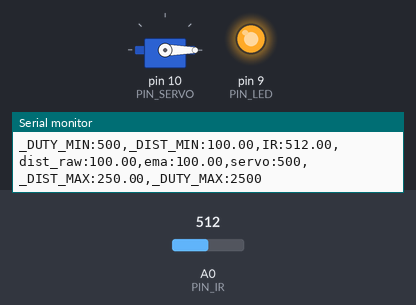
This sketch was run on a simulated Arduino Uno, built with avr-gcc and run on an emulated ATmega328P. On the bench: servo, output pins drawn as LEDs (lit = HIGH), the last lines printed to the serial monitor. Inputs (shaded band) come from the test bench; at power-on: A0 (PIN_IR) = 512.

Above: at 1.2 s.
1.3 s: A0 (PIN_IR) set to 366
2.8 s: A0 (PIN_IR) set to 338
At 3.9 s:
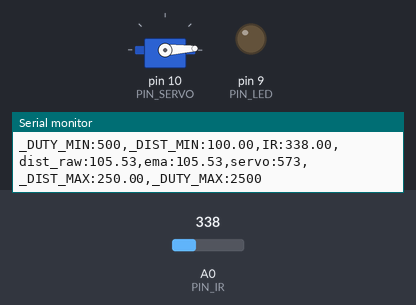
4.4 s: A0 (PIN_IR) set to 306
At 5.3 s:
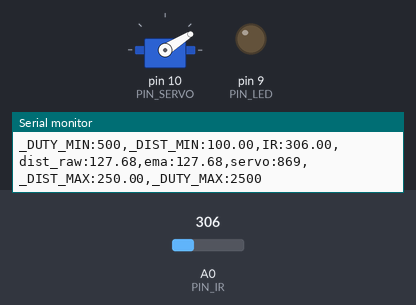
6.4 s: A0 (PIN_IR) set to 240
At 7.9 s:
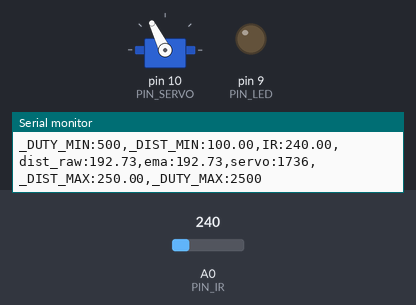
8.2 s: A0 (PIN_IR) set to 260
At 9.7 s:
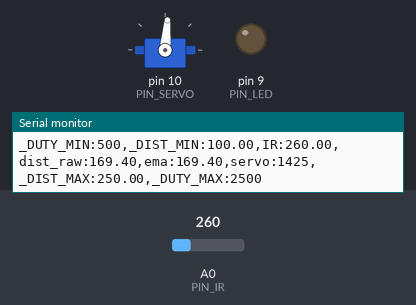
10.0 s: A0 (PIN_IR) set to 122
At 11.5 s:
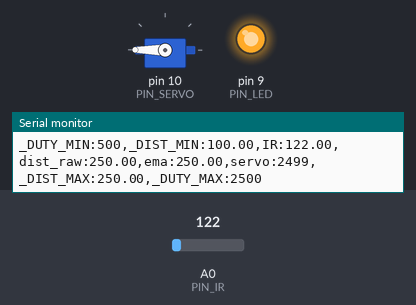
Timing chart, 0 to 12.6 s (numbered marks = the images above; inputs shaded):
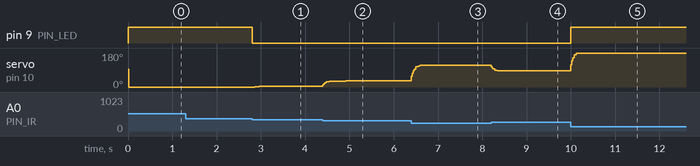

The sketch:

17_example_3.ino
```cpp
#include <Servo.h>

// Arduino pin assignment
#define PIN_IR    0
#define PIN_LED   9
#define PIN_SERVO 10

#define _DUTY_MIN 500
#define _DUTY_NEU 1500
#define _DUTY_MAX 2500

#define _DIST_MIN 100.0
#define _DIST_MAX 250.0

#define EMA_ALPHA 0.3
#define LOOP_INTERVAL 20

Servo myservo;
unsigned long last_loop_time;

float dist_prev = _DIST_MIN;
float dist_ema = _DIST_MIN;

void setup()
{
  pinMode(PIN_LED, OUTPUT);
  digitalWrite(PIN_LED, HIGH);

  myservo.attach(PIN_SERVO);
  myservo.writeMicroseconds(_DUTY_NEU);

  Serial.begin(1000000);
}

void loop()
{
  unsigned long time_curr = millis();
  int duty;
  float a_value, dist_raw;

  if (time_curr - last_loop_time < LOOP_INTERVAL)
    return;
  last_loop_time += LOOP_INTERVAL;

  a_value = analogRead(PIN_IR);

  // IR sensor -> distance
  if (a_value == 9.0) return;

  dist_raw = ((6762.0 / (a_value - 9.0))
             - 4.0) * 10.0 - 60.0;

  // Range filter + LED
  if (dist_raw >= _DIST_MIN && dist_raw <= _DIST_MAX) {
    digitalWrite(PIN_LED, LOW);
  } else {
    digitalWrite(PIN_LED, HIGH);

    if (dist_raw < _DIST_MIN)
      dist_raw = _DIST_MIN;
    else
      dist_raw = _DIST_MAX;
  }

  // EMA filter
  dist_ema = EMA_ALPHA * dist_raw
           + (1.0 - EMA_ALPHA) * dist_prev;

  dist_prev = dist_ema;

  // Linear mapping without map()
  duty = _DUTY_MIN + (int)((dist_ema - _DIST_MIN)
         * (_DUTY_MAX - _DUTY_MIN)
         / (_DIST_MAX - _DIST_MIN));

  myservo.writeMicroseconds(duty);

  // Serial plotter
  Serial.print("_DUTY_MIN:");  Serial.print(_DUTY_MIN);
  Serial.print(",_DIST_MIN:"); Serial.print(_DIST_MIN);
  Serial.print(",IR:");        Serial.print(a_value);
  Serial.print(",dist_raw:");  Serial.print(dist_raw);
  Serial.print(",ema:");       Serial.print(dist_ema);
  Serial.print(",servo:");     Serial.print(duty);
  Serial.print(",_DIST_MAX:"); Serial.print(_DIST_MAX);
  Serial.print(",_DUTY_MAX:"); Serial.print(_DUTY_MAX);
  Serial.println("");
}
```

Measured:
- the behaviour switches between 348 and 347 on A0 (PIN_IR) (found by bisection; images 0 and 1)
- after the input at 2.8 s, pin 9 (PIN_LED): HIGH → LOW at once; servo on pin 10 (PIN_SERVO): 0° → 2° after 0.06 s, → 3° 0.10 s later
- after the input at 4.4 s, servo on pin 10 (PIN_SERVO): 3° → 31° at once, → 32° 0.52 s later
- after the input at 6.4 s, servo on pin 10 (PIN_SERVO): moves from 32° to 116° over 0.36 s, starting at once
- after the input at 8.2 s, servo on pin 10 (PIN_SERVO): 116° → 86° at once, → 85° 0.34 s later
- after the input at 10.0 s, pin 9 (PIN_LED): LOW → HIGH at once; servo on pin 10 (PIN_SERVO): 85° → 180° at once
